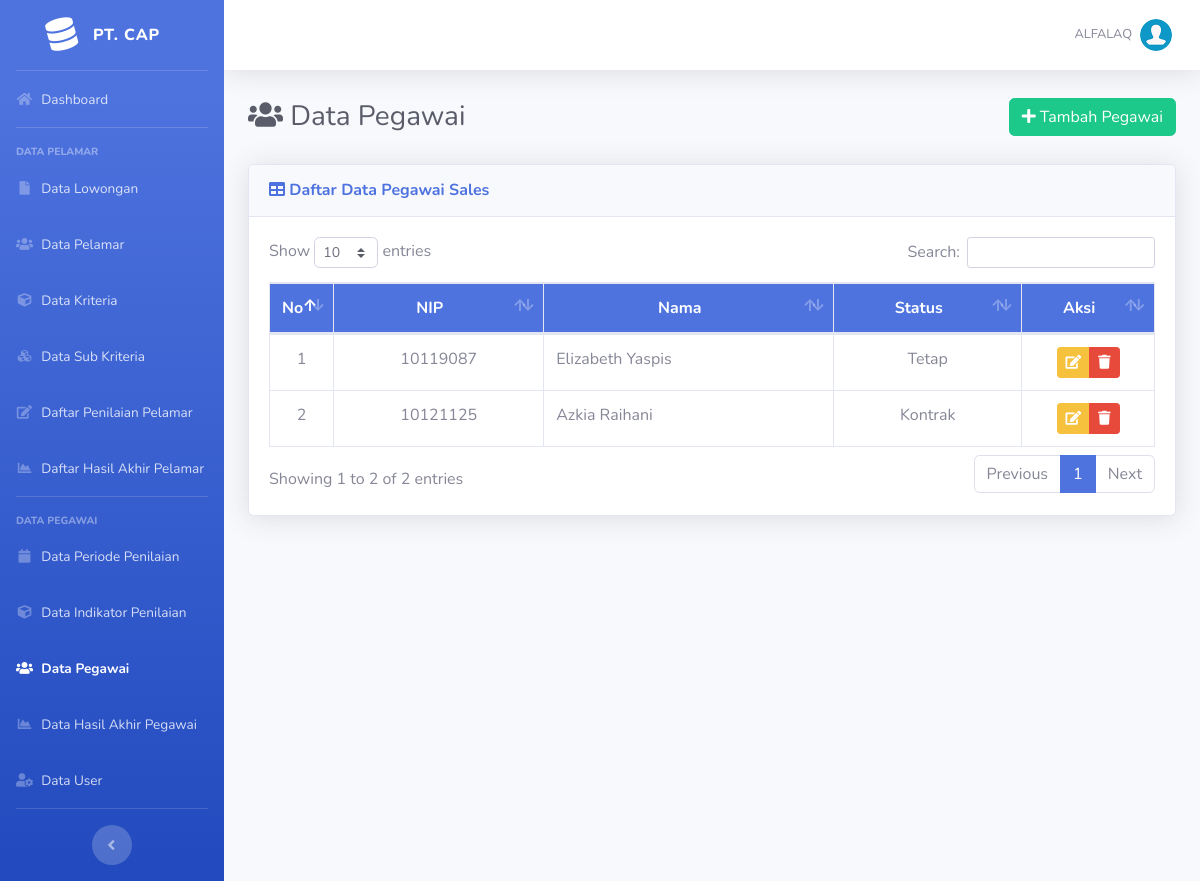
The app's page /admin/list-pegawai.php?id_divisi=2 (signed in) with its own data.
### tables this page shows
CREATE TABLE `divisi` (
  `id_divisi` int(11) NOT NULL,
  `nama_divisi` varchar(50) NOT NULL
);

CREATE TABLE `pegawai` (
  `id_pegawai` int(11) NOT NULL,
  `nip` char(8) NOT NULL,
  `nama_pegawai` varchar(100) NOT NULL,
  `no_telp` varchar(13) NOT NULL,
  `email` varchar(100) NOT NULL,
  `tgl_bergabung` date NOT NULL,
  `id_status` int(11) NOT NULL,
  `id_divisi` int(11) NOT NULL
);

CREATE TABLE `status` (
  `id_status` int(11) NOT NULL,
  `status` enum('Kontrak','Tetap') NOT NULL
);

### admin/list-pegawai.php (the view, shortened to what this page needs)
<?php require_once('../includes/init.php'); ?>
<?php
require_once('../template/header.php');
$divisi = $_GET['id_divisi'];
$listDivisi = mysqli_query($koneksi, "SELECT * FROM divisi where id_divisi = $divisi");
$dataDivisi = mysqli_fetch_assoc($listDivisi);
?>
<div class="d-sm-flex align-items-center justify-content-between mb-4">
	<h1 class="h3 mb-0 text-gray-800"><i class="fas fa-fw fa-users"></i> Data Pegawai</h1>
	<form action="tambah-pegawai.php" method="GET">
		<div class="form-row align-items-center">
			<div class="col-auto my-1">
				<button type="submit" class="btn btn-success"><i class="fa fa-plus"></i> Tambah Pegawai</button>
			</div>
		</div>
</div>
<div class="card shadow mb-4">
	<div class="card-header py-3">
		<h6 class="m-0 font-weight-bold text-primary"><i class="fa fa-table"></i> Daftar Data Pegawai <?= $dataDivisi['nama_divisi']; ?></h6>
	</div>
	<div class="card-body">
		<div class="table-responsive">
			<table class="table table-bordered" id="dataTable" width="100%" cellspacing="0">
				<thead class="bg-primary text-white">
					<tr align="center">
						<th width="5%">No</th>
						<th>NIP</th>
						<th>Nama</th>
						<th>Status</th>
						<th width="15%">Aksi</th>
					</tr>
				</thead>
				<tbody>
					<?php
					$no = 0;
					$query = mysqli_query($koneksi, "SELECT * FROM pegawai INNER JOIN divisi ON pegawai.id_divisi = divisi.id_divisi INNER JOIN status ON pegawai.id_status = status.id_status WHERE pegawai.id_divisi = '$divisi'");
					while ($data = mysqli_fetch_assoc($query)) :
						$no++;
					?>
						<tr align="center">
							<td><?php echo $no; ?></td>
							<td><?php echo $data['nip']; ?></td>
							<td align="left"><?php echo $data['nama_pegawai']; ?></td>
							<td><?= $data['status']; ?></td>
							<td>
								<div class="btn-group" role="group">
									<a data-toggle="tooltip" data-placement="bottom" title="Edit Data" href="edit-pegawai.php?id=<?php echo $data['id_pegawai']; ?>&id_divisi=<?= $data['id_divisi'] ?>" class="btn btn-warning btn-sm"><i class="fa fa-edit"></i></a>
									<a data-toggle="tooltip" data-placement="bottom" title="Hapus Data" href="hapus-pegawai.php?id=<?php echo $data['id_pegawai']; ?>" onclick="return confirm ('Apakah anda yakin untuk meghapus data ini')" class="btn btn-danger btn-sm"><i class="fa fa-trash"></i></a>
								</div>
							</td>
						</tr>
					<?php endwhile; ?>
				</tbody>
			</table>
		</div>
	</div>
</div>
<?php
require_once('../template/footer.php');
?>

### records on screen
divisi: nama_divisi "Sales"
pegawai: nip "10119087", nama_pegawai "Elizabeth Yaspis", id_status.status "Tetap"
pegawai: nip "10121125", nama_pegawai "Azkia Raihani", id_status.status "Kontrak"

### other values on screen
$_SESSION['username'] "ALFALAQ"
